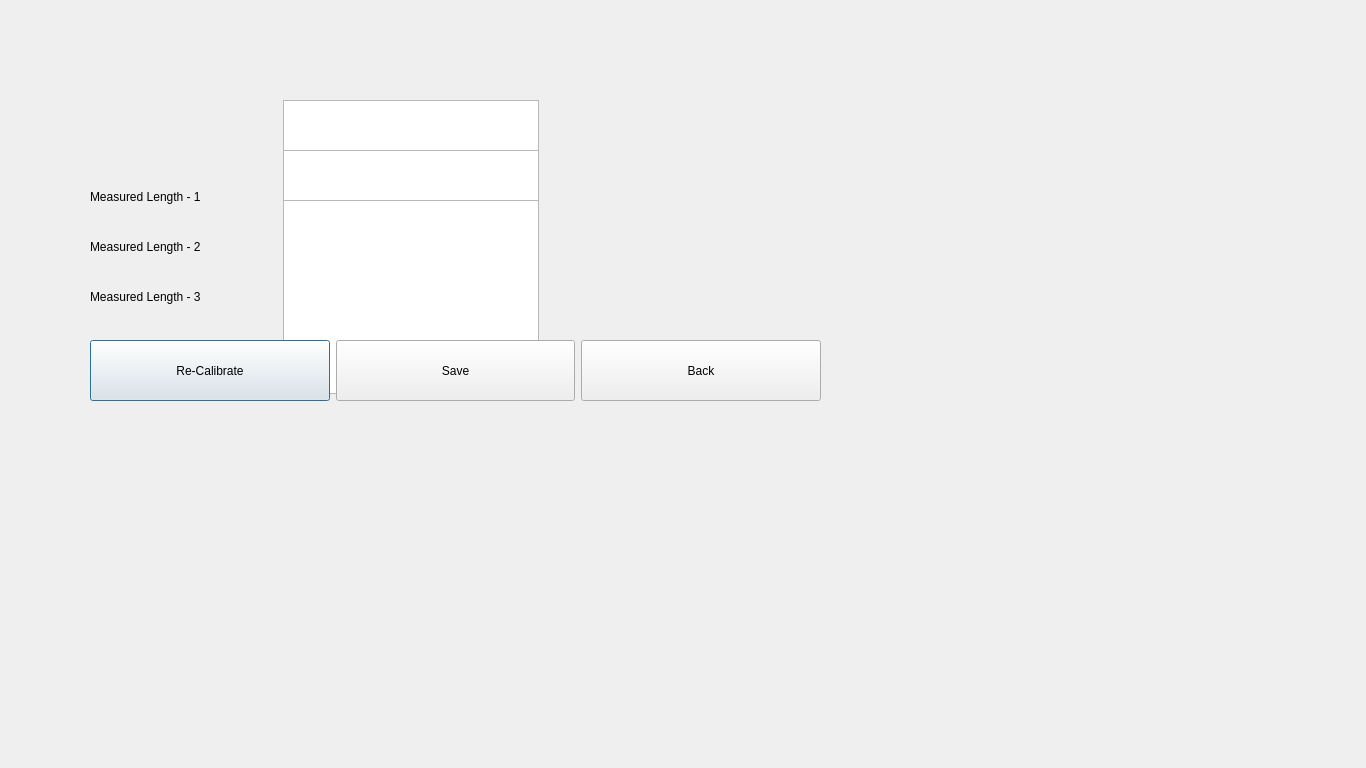
<?xml version="1.0" encoding="UTF-8"?>
<ui version="4.0">
 <class>EncoderCalibrationScreen</class>
 <widget class="QDialog" name="EncoderCalibrationScreen">
  <property name="geometry">
   <rect>
    <x>0</x>
    <y>0</y>
    <width>1366</width>
    <height>768</height>
   </rect>
  </property>
  <property name="windowTitle">
   <string>Encoder Calibration</string>
  </property>
  <widget class="QWidget" name="horizontalLayoutWidget_2">
   <property name="geometry">
    <rect>
     <x>90</x>
     <y>100</y>
     <width>449</width>
     <height>194</height>
    </rect>
   </property>
   <layout class="QHBoxLayout" name="horizontalLayout_2">
    <item>
     <widget class="QLabel" name="label_2">
      <property name="sizePolicy">
       <sizepolicy hsizetype="Minimum" vsizetype="Minimum">
        <horstretch>0</horstretch>
        <verstretch>0</verstretch>
       </sizepolicy>
      </property>
      <property name="text">
       <string>Measured Length - 1</string>
      </property>
     </widget>
    </item>
    <item>
     <spacer name="horizontalSpacer_2">
      <property name="orientation">
       <enum>Qt::Horizontal</enum>
      </property>
      <property name="sizeType">
       <enum>QSizePolicy::Minimum</enum>
      </property>
      <property name="sizeHint" stdset="0">
       <size>
        <width>40</width>
        <height>20</height>
       </size>
      </property>
     </spacer>
    </item>
    <item>
     <widget class="QPlainTextEdit" name="encsmL1PlainText">
      <property name="sizePolicy">
       <sizepolicy hsizetype="Minimum" vsizetype="Minimum">
        <horstretch>0</horstretch>
        <verstretch>0</verstretch>
       </sizepolicy>
      </property>
      <property name="inputMethodHints">
       <set>Qt::ImhNone</set>
      </property>
     </widget>
    </item>
   </layout>
  </widget>
  <widget class="QWidget" name="horizontalLayoutWidget_3">
   <property name="geometry">
    <rect>
     <x>90</x>
     <y>150</y>
     <width>449</width>
     <height>194</height>
    </rect>
   </property>
   <layout class="QHBoxLayout" name="horizontalLayout_3">
    <item>
     <widget class="QLabel" name="label_3">
      <property name="sizePolicy">
       <sizepolicy hsizetype="Minimum" vsizetype="Minimum">
        <horstretch>0</horstretch>
        <verstretch>0</verstretch>
       </sizepolicy>
      </property>
      <property name="text">
       <string>Measured Length - 2</string>
      </property>
     </widget>
    </item>
    <item>
     <spacer name="horizontalSpacer_3">
      <property name="orientation">
       <enum>Qt::Horizontal</enum>
      </property>
      <property name="sizeType">
       <enum>QSizePolicy::Minimum</enum>
      </property>
      <property name="sizeHint" stdset="0">
       <size>
        <width>40</width>
        <height>20</height>
       </size>
      </property>
     </spacer>
    </item>
    <item>
     <widget class="QPlainTextEdit" name="encsmL2PlainText">
      <property name="sizePolicy">
       <sizepolicy hsizetype="Minimum" vsizetype="Minimum">
        <horstretch>0</horstretch>
        <verstretch>0</verstretch>
       </sizepolicy>
      </property>
      <property name="inputMethodHints">
       <set>Qt::ImhNone</set>
      </property>
     </widget>
    </item>
   </layout>
  </widget>
  <widget class="QWidget" name="horizontalLayoutWidget_4">
   <property name="geometry">
    <rect>
     <x>90</x>
     <y>200</y>
     <width>449</width>
     <height>194</height>
    </rect>
   </property>
   <layout class="QHBoxLayout" name="horizontalLayout_4">
    <item>
     <widget class="QLabel" name="label_4">
      <property name="sizePolicy">
       <sizepolicy hsizetype="Minimum" vsizetype="Minimum">
        <horstretch>0</horstretch>
        <verstretch>0</verstretch>
       </sizepolicy>
      </property>
      <property name="text">
       <string>Measured Length - 3</string>
      </property>
     </widget>
    </item>
    <item>
     <spacer name="horizontalSpacer_4">
      <property name="orientation">
       <enum>Qt::Horizontal</enum>
      </property>
      <property name="sizeType">
       <enum>QSizePolicy::Minimum</enum>
      </property>
      <property name="sizeHint" stdset="0">
       <size>
        <width>40</width>
        <height>20</height>
       </size>
      </property>
     </spacer>
    </item>
    <item>
     <widget class="QPlainTextEdit" name="encsmL3PlainText">
      <property name="sizePolicy">
       <sizepolicy hsizetype="Minimum" vsizetype="Minimum">
        <horstretch>0</horstretch>
        <verstretch>0</verstretch>
       </sizepolicy>
      </property>
      <property name="inputMethodHints">
       <set>Qt::ImhNone</set>
      </property>
     </widget>
    </item>
   </layout>
  </widget>
  <widget class="QWidget" name="horizontalLayoutWidget">
   <property name="geometry">
    <rect>
     <x>90</x>
     <y>340</y>
     <width>731</width>
     <height>61</height>
    </rect>
   </property>
   <layout class="QHBoxLayout" name="horizontalLayout">
    <item>
     <widget class="QPushButton" name="encsrecalibrateBtn">
      <property name="sizePolicy">
       <sizepolicy hsizetype="Minimum" vsizetype="Minimum">
        <horstretch>0</horstretch>
        <verstretch>0</verstretch>
       </sizepolicy>
      </property>
      <property name="text">
       <string>Re-Calibrate</string>
      </property>
     </widget>
    </item>
    <item>
     <widget class="QPushButton" name="encssaveBtn">
      <property name="sizePolicy">
       <sizepolicy hsizetype="Minimum" vsizetype="Minimum">
        <horstretch>0</horstretch>
        <verstretch>0</verstretch>
       </sizepolicy>
      </property>
      <property name="text">
       <string>Save</string>
      </property>
     </widget>
    </item>
    <item>
     <widget class="QPushButton" name="encsbackBtn">
      <property name="sizePolicy">
       <sizepolicy hsizetype="Minimum" vsizetype="Minimum">
        <horstretch>0</horstretch>
        <verstretch>0</verstretch>
       </sizepolicy>
      </property>
      <property name="text">
       <string>Back</string>
      </property>
     </widget>
    </item>
   </layout>
  </widget>
 </widget>
 <resources/>
 <connections/>
</ui>
